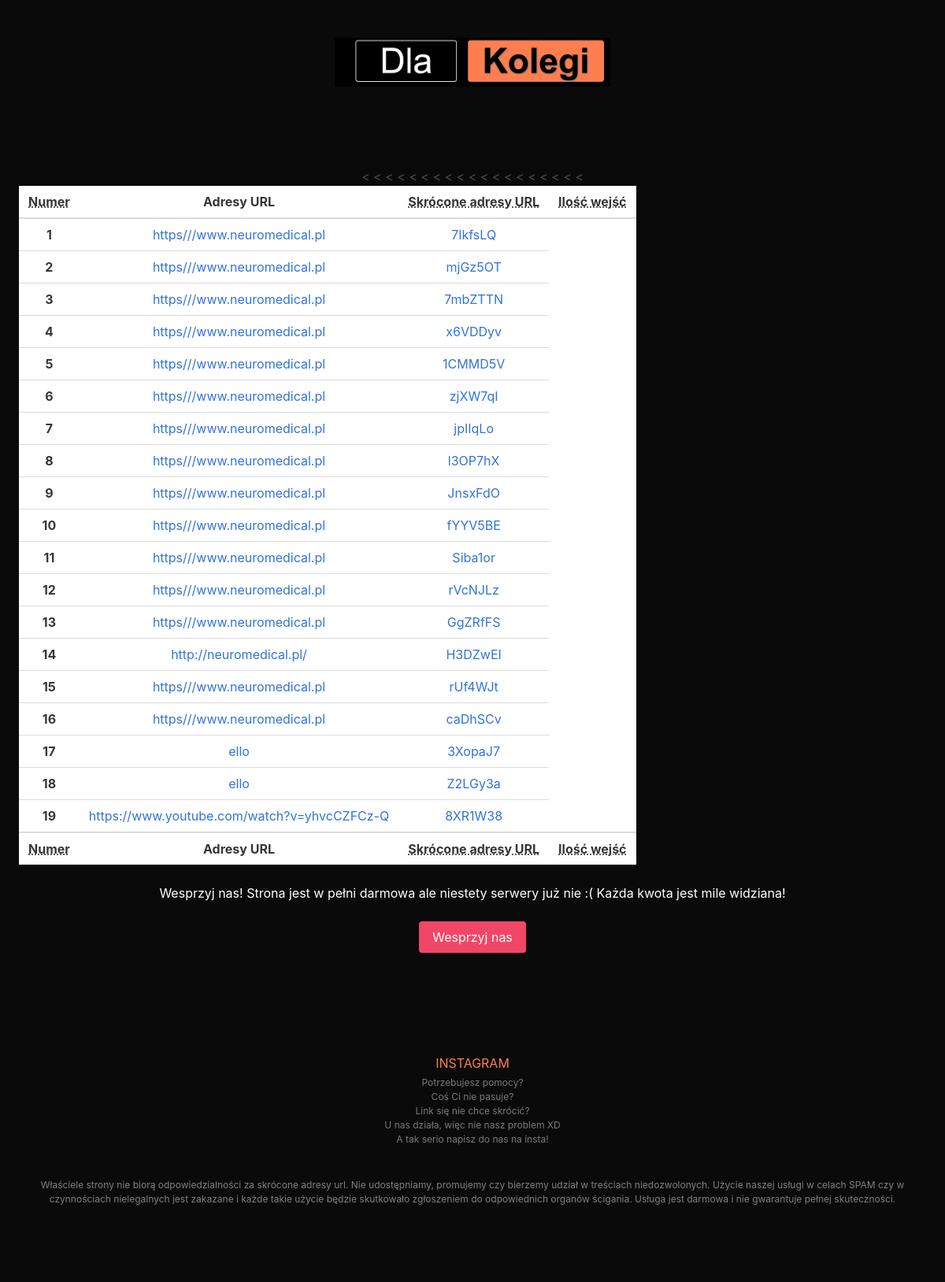
/links2881, run on the app's committed database.
### neuro/modules.py (models this page shows, shortened)
class UserLink(db.Model):
    id = db.Column(db.Integer,primary_key=True)
    original_url = db.Column(db.String(2000))
    short_url = db.Column(db.String(7),unique=True,nullable=True)
    date_created = db.Column(db.DateTime, default=datetime.utcnow)

### neuro/Link/routes.py (the view)
@Link.route('/links2881',methods=['GET','POST'])
def links():
    users = UserLink.query.all()
    return render_template('links.html',users=users)

### neuro/templates/links.html (shortened to what this page needs)
{% extends "main.html"%}
{% block content %}
<table class="table">
    <thead>
      <tr>
        <th><abbr title="Position">Numer</abbr></th>
        <th>Adresy URL</th>
        <th><abbr title="Played">Skrócone adresy URL</abbr></th>
        <th><abbr title="Won">Ilość wejść </abbr></th>
      </tr>
    </thead>
    <tfoot>
      <tr>
        <th><abbr title="Position">Numer</abbr></th>
        <th>Adresy URL</th>
        <th><abbr title="Played">Skrócone adresy URL</abbr></th>
        <th><abbr title="Won">Ilość wejść </abbr></th>
      </tr>
    </tfoot>
    <tbody>
       {% for linkers in users %}
      <tr>
        <th>{{linkers.id}}</th>
        <td><a href="{{linkers.original_url}}">{{linkers.original_url}}</a></td>
        <td><a href="{{linkers.short_url}}">{{linkers.short_url}}</a></td>
      </tr>
      {%endfor%}
    </tbody>
  </table>
{%endblock content%}

### neuro/templates/main.html (shortened to what this page needs)
<!DOCTYPE html>
<html>
<head>
    <link rel="stylesheet" href ="{{url_for('static', filename='css/bulma.css')}}">
</head>
<body style="margin:0;padding: 0;">
  <section class="section has-background-black has-text-centered">
    <div class="text has-text-centered">
      <a class="text has-text-centered" href="/">
        <img src="static/zdjęcia/logo.png" width="350" height="200">
      </a>
      <section class="section has-text-centered has-background-black" name="Top Square" >
</section>
    </div>{%block content%}{%endblock content%}
      <h2 style="color: white; text-align: center;"> Wesprzyj nas! Strona jest w pełni darmowa ale niestety serwery już nie :( Każda kwota jest mile widziana!</h2>
      <br>
      <a href="https://www.paypal.com/paypalme/dlakolegi"><button class="button is-danger" href="https://www.paypal.com/paypalme/dlakolegi" >Wesprzyj nas</button></a>
    </section>
    <footer class="footer has-text-centered has-background-black has-text-grey" style="height: 100%;">
      <div class="social">
       <a href="https://www.instagram.com/dla_kolegi/?hl=pl"style="color:coral;"><div class="insta">INSTAGRAM</div></a>
      </div>
      <div class="help">
        <p>Potrzebujesz pomocy?</p>
        <p>Coś Ci nie pasuje?</p>
        <p>Link się nie chce skrócić?</p>
        <p>U nas działa, więc nie nasz problem XD</p>
        <p>A tak serio napisz do nas na insta!</p>
        <p style="color:gray;margin-top: 5vh;">Właściele strony nie biorą odpowiedzialności za skrócone adresy url. Nie udostępniamy, promujemy czy bierzemy udział w treściach niedozwolonych. Użycie naszej usługi w celach SPAM czy w czynnościach nielegalnych jest zakazane i każde takie użycie będzie skutkowało zgłoszeniem do odpowiednich organów ścigania. Usługa jest darmowa i nie gwarantuje pełnej skuteczności.  </p>
      </div>
    </footer>
</body>
</html>

### data on the page
UserLink: id "1", original_url "https///www.neuromedical.pl", short_url "7IkfsLQ"
UserLink: id "2", original_url "https///www.neuromedical.pl", short_url "mjGz5OT"
UserLink: id "3", original_url "https///www.neuromedical.pl", short_url "7mbZTTN"
UserLink: id "4", original_url "https///www.neuromedical.pl", short_url "x6VDDyv"
UserLink: id "5", original_url "https///www.neuromedical.pl", short_url "1CMMD5V"
UserLink: id "6", original_url "https///www.neuromedical.pl", short_url "zjXW7qI"
UserLink: id "7", original_url "https///www.neuromedical.pl", short_url "jpIIqLo"
UserLink: id "8", original_url "https///www.neuromedical.pl", short_url "l3OP7hX"
UserLink: id "9", original_url "https///www.neuromedical.pl", short_url "JnsxFdO"
UserLink: id "10", original_url "https///www.neuromedical.pl", short_url "fYYV5BE"
UserLink: id "11", original_url "https///www.neuromedical.pl", short_url "Siba1or"
UserLink: id "12", original_url "https///www.neuromedical.pl", short_url "rVcNJLz"
UserLink: id "13", original_url "https///www.neuromedical.pl", short_url "GgZRfFS"
UserLink: id "14", original_url "http://neuromedical.pl/", short_url "H3DZwEI"
UserLink: id "15", original_url "https///www.neuromedical.pl", short_url "rUf4WJt"
UserLink: id "16", original_url "https///www.neuromedical.pl", short_url "caDhSCv"
UserLink: id "17", original_url "ello", short_url "3XopaJ7"
UserLink: id "18", original_url "ello", short_url "Z2LGy3a"
UserLink: id "19", original_url "https://www.youtube.com/watch?v=yhvcCZFCz-Q", short_url "8XR1W38"
